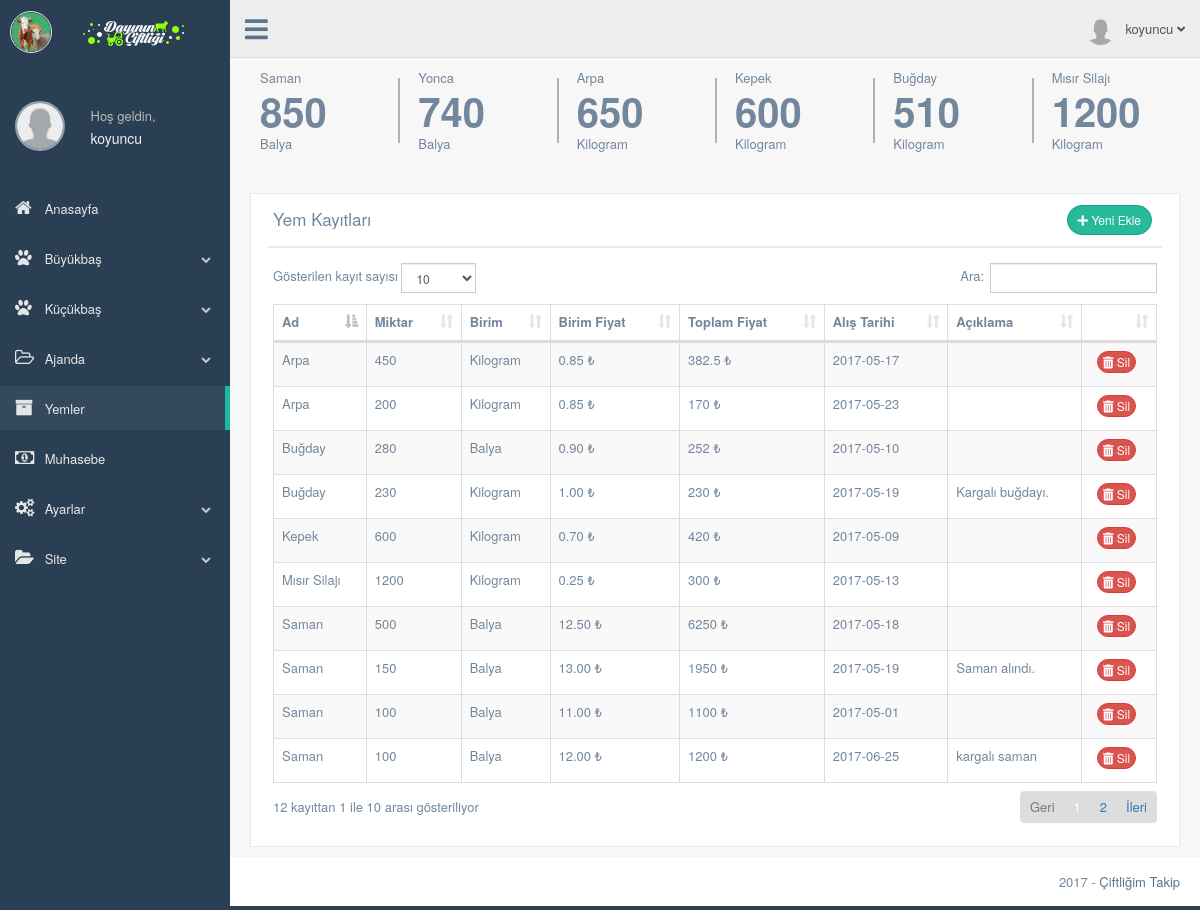
Screenshot of /production/yem.php (signed in) with the database file from the repository.
### tables this page shows
CREATE TABLE `kullanici` (
  `kullanici_id` int(11) NOT NULL,
  `kullanici_adi` varchar(50) NOT NULL,
  `kullanici_sifre` varchar(50) NOT NULL,
  `kullanici_adsoyad` varchar(50) NOT NULL DEFAULT 'Ad Soyad',
  `kullanici_eposta` varchar(50) NOT NULL,
  `kullanici_gorsel` varchar(250) NOT NULL DEFAULT 'images/kullanici/kullanici.png',
  `kullanici_kayittarihi` datetime NOT NULL,
  `kullanici_yetki` int(1) NOT NULL DEFAULT '2',
  `kullanici_durum` int(1) NOT NULL
);

CREATE TABLE `yem` (
  `yem_id` int(2) NOT NULL,
  `kullanici_id` int(11) NOT NULL,
  `yem_adi` varchar(25) NOT NULL,
  `yem_miktari` int(11) NOT NULL,
  `yem_birimi` int(2) NOT NULL
);

CREATE TABLE `birim` (
  `birim_id` int(11) NOT NULL,
  `birim_adi` varchar(25) NOT NULL,
  `birim_aciklama` varchar(1000) NOT NULL
);

CREATE TABLE `yemkayit` (
  `yemkayit_id` int(11) NOT NULL,
  `kullanici_id` int(11) NOT NULL,
  `yemkayit_adi` int(2) NOT NULL,
  `yemkayit_miktari` int(11) NOT NULL,
  `yemkayit_birimi` int(2) NOT NULL,
  `yemkayit_birimfiyati` decimal(10,2) NOT NULL,
  `yemkayit_alistarihi` date NOT NULL,
  `yemkayit_aciklama` varchar(1000) NOT NULL
);

### production/yem.php (the view, shortened to what this page needs)
<?php
    include 'header.php';
    $yemkayitsorgu=$db->prepare("SELECT * FROM yemkayit WHERE kullanici_id=:id");
    $yemkayitsorgu->execute(array(
        'id' => $kullanici_id
        ));
    $yemsorgu=$db->prepare("SELECT * FROM yem WHERE kullanici_id=:id");
    $yemsorgu->execute(array(
        'id' => $kullanici_id
        ));
?>
        <div class="right_col" role="main">
          <div class="row tile_count">
            <?php while ($yemcek=$yemsorgu->fetch(PDO::FETCH_ASSOC)) { ?>
              <div class="col-md-2 col-sm-4 col-xs-6 tile_stats_count">
                <span class="count_top"></i> <?php echo $yemcek['yem_adi']; ?></span>
                <div class="count"><?php echo $yemcek['yem_miktari']; ?></div>
                <span class="count_bottom"><i class="green"></i>
                  <?php
                    $birimsorgu=$db->prepare("SELECT * FROM birim WHERE birim_id=:id");
                    $birimsorgu->execute(array(
                      'id' => $yemcek['yem_birimi']
                      ));
                    $birimcek=$birimsorgu->fetch(PDO::FETCH_ASSOC);
                    echo $birimcek['birim_adi'];
                  ?>
                </span>
              </div>
            <?php } ?>
          </div>
          <div class="">
            <div class="row">
              <div class="col-md-12 col-sm-12 col-xs-12">
                <div class="x_panel">
                  <div class="x_title">
                    <h2>Yem Kayıtları</h2>
                    <div class=" text-right">
                      <a href="yemkayit-ekle.php" class="btn btn-round btn-success btn-sm"><i class="fa fa-plus" aria-hidden="true"></i> Yeni Ekle</a>
                    </div>
                  </div>
                  <div class="x_content">
                    <table id="datatable" class="table table-striped table-bordered">
                      <thead>
                        <tr>
                          <th class="">Ad</th>
                          <th class="">Miktar</th>
                          <th class="">Birim</th>
                          <th class="">Birim Fiyat</th>
                          <th class="">Toplam Fiyat</th>
                          <th class="">Alış Tarihi</th>
                          <th class="">Açıklama</th>
                          <th class=""></th>
                        </tr>
                      </thead>
                      <tbody>
                      <?php while ($yemkayitcek=$yemkayitsorgu->fetch(PDO::FETCH_ASSOC)) { ?>
                        <tr>
                          <td>
                            <?php
                              $yemsorgu=$db->prepare("SELECT * FROM yem WHERE yem_id=:id");
                              $yemsorgu->execute(array(
                                'id' => $yemkayitcek['yemkayit_adi']
                                ));
                              $yemcek=$yemsorgu->fetch(PDO::FETCH_ASSOC);
                              echo $yemcek['yem_adi'];
                            ?>
                          </td>
                          <td><?php echo $yemkayitcek['yemkayit_miktari'] ?></td>
                          <td>
                            <?php
                              $birimsorgu=$db->prepare("SELECT * FROM birim WHERE birim_id=:id");
                              $birimsorgu->execute(array(
                                'id' => $yemkayitcek['yemkayit_birimi']
                                ));
                              $birimcek=$birimsorgu->fetch(PDO::FETCH_ASSOC);
                              echo $birimcek['birim_adi'];
                            ?>
                          </td>
                          <td><?php echo $yemkayitcek['yemkayit_birimfiyati']." ₺"; ?></td>
                          <td><?php echo $yemkayitcek['yemkayit_birimfiyati']*$yemkayitcek['yemkayit_miktari']." ₺"; ?></td>
                          <td><?php echo $yemkayitcek['yemkayit_alistarihi']; ?></td>
                          <td><?php echo $yemkayitcek['yemkayit_aciklama']; ?></td>
                          <td class="text-center">
                            <a href="../../islem.php?yemkayitsil=true&yemkayit_id=<?php echo $yemkayitcek['yemkayit_id']; ?>" class="btn btn-round btn-danger btn-xs"><i class="fa fa-trash-alt" aria-hidden="true"></i> Sil</a>
                          </td>
                        </tr>
                       <?php } ?>
                      </tbody>
                    </table>
                  </div>
                </div>
              </div>
            </div>
          </div>
        </div>
        <?php include 'footer.php'; ?>

### production/header.php (shortened to what this page needs)
<?php
  include '../baglan.php';
  $kullanicisorgu=$db->prepare("SELECT * FROM kullanici WHERE kullanici_adi=:kullanici");
  $kullanicisorgu->execute(array(
        'kullanici' => $_SESSION['kullanici_adi']
      ));
  $kullanicicek=$kullanicisorgu->fetch(PDO::FETCH_ASSOC);
 ?>
<!DOCTYPE html>
<html lang="tr">
  <head>
    <link href="../vendors/bootstrap/dist/css/bootstrap.min.css" rel="stylesheet">
    <link href="../vendors/font-awesome/css/font-awesome.min.css" rel="stylesheet">
    <link rel="stylesheet" href="https://use.fontawesome.com/releases/v5.0.13/css/all.css">
    <link rel="stylesheet" href="css/style-print.css" media="print" type="text/css">
    <link href="../vendors/nprogress/nprogress.css" rel="stylesheet">
    <link href="../vendors/iCheck/skins/flat/green.css" rel="stylesheet">
    <link href="../vendors/malihu-custom-scrollbar-plugin/jquery.mCustomScrollbar.min.css" rel="stylesheet"/>
    <link href="../vendors/datatables.net-bs/css/dataTables.bootstrap.min.css" rel="stylesheet">
    <link href="../vendors/datatables.net-buttons-bs/css/buttons.bootstrap.min.css" rel="stylesheet">
    <link href="../vendors/datatables.net-fixedheader-bs/css/fixedHeader.bootstrap.min.css" rel="stylesheet">
    <link href="../vendors/datatables.net-responsive-bs/css/responsive.bootstrap.min.css" rel="stylesheet">
    <link href="../vendors/datatables.net-scroller-bs/css/scroller.bootstrap.min.css" rel="stylesheet">
    <link href="../build/css/custom.min.css" rel="stylesheet">
    <link href="../build/css/main.css" rel="stylesheet">
  </head>
  <body class="nav-md">
    <div class="container body">
      <div class="main_container">
        <div class="col-md-3 left_col menu_fixed">
          <div class="left_col scroll-view">
            <div class="navbar nav_title" style="border: 0;">
              <a href="index.html" class="site_title"><i class="fa"><img src="../images/eks-genel/eks-logo-ikon.png" width="40px" height="auto" alt=""></i> <span><img src="images/logo.png" style="margin-left:20px"alt=""></span></a>
            </div>
            <?php include 'sidebar.php'; ?>
        <div class="top_nav"  id="yazdirma">
          <div class="nav_menu">
            <nav class="">
              <div class="nav toggle">
                <a id="menu_toggle"><i class="fa fa-bars"></i></a>
              </div>
              <ul class="nav navbar-nav navbar-right">
                <li class="">
                  <a href="javascript:;" class="user-profile dropdown-toggle" data-toggle="dropdown" aria-expanded="false">
                    <img src="<?php echo $kullanicicek['kullanici_gorsel']; ?>" alt=""><?php echo $_SESSION['kullanici_adi'] ?>
                    <span class=" fa fa-angle-down"></span>
                  </a>
                </li>
              </ul>
            </nav>
          </div>
        </div>

### production/sidebar.php (shortened to what this page needs)
<br>
            <div class="profile clearfix">
              <div class="profile_pic text-center" style="margin-top: 25px; ">
                <a href="profil.php"><img src="<?php echo $kullanicicek['kullanici_gorsel']; ?>" alt="" style="width: 50px; height: 50px; max-width: 50px; max-height: 50px; -webkit-border-radius: 50%; -moz-border-radius: 50%; border-radius: 50%; border: 2px solid rgba(255,255,255,0.5);" ></a>
              </div>
              <div class="profile_info">
                <span>Hoş geldin,</span>
                <a href="profil.php"><h2><?php echo $_SESSION['kullanici_adi'] ?></h2></a>
              </div>
              <div class="clearfix"></div>
            </div>
            <br />
            <div id="sidebar-menu" class="main_menu_side hidden-print main_menu">
              <div class="menu_section">
                <ul class="nav side-menu">
                  <li><a href="index.php"><i class="fa fa-home"></i> Anasayfa </a>
                  </li>
                  <li><a><i class="fa fa-paw"></i> Büyükbaş <span class="fa fa-chevron-down"></span></a>
                  </li>
                  <li><a><i class="fa fa-paw"></i> Küçükbaş <span class="fa fa-chevron-down"></span></a>
                  </li>
                  <li><a><i class="fa fa-folder-open-o"></i> Ajanda <span class="fa fa-chevron-down"></span></a>
                  </li>
                  <li><a href="yem.php"><i class="fa fa-archive"></i> Yemler </a>
                  </li>
                  <li><a href="muhasebe.php"><i class="fa fa-money"></i> Muhasebe </a>
                  </li>
                  <li><a><i class="fa fa-cogs"></i> Ayarlar <span class="fa fa-chevron-down"></span></a>
                  </li>
                  <li><a><i class="fa fa-folder-open"></i> Site <span class="fa fa-chevron-down"></span></a>
                  </li>
                </ul>
              </div>
            </div>
          </div>
        </div>

### build/css/main.css (style rules this page uses)
.site_title i { border: 1px solid #EAEAEA; padding: 0px 0px !important; border-radius: 50% }

### rows the page displays
kullanici: kullanici_gorsel (placeholder picture)
yem: yem_adi "Saman", yem_miktari "850", birim.birim_adi "Balya"
yem: yem_adi "Yonca", yem_miktari "740", birim.birim_adi "Balya"
yem: yem_adi "Arpa", yem_miktari "650", birim.birim_adi "Kilogram"
yem: yem_adi "Kepek", yem_miktari "600", birim.birim_adi "Kilogram"
yem: yem_adi "Buğday", yem_miktari "510", birim.birim_adi "Kilogram"
yem: yem_adi "Mısır Silajı", yem_miktari "1200", birim.birim_adi "Kilogram"
yemkayit: yem.yem_adi "Saman", yemkayit_miktari "500", birim.birim_adi "Balya", yemkayit_birimfiyati "12.50", $yemkayitcek['yemkayit_birimfiyati']*$yemkayitcek['yemkayit_miktari'] "6250", yemkayit_alistarihi "2017-05-18"
yemkayit: yem.yem_adi "Arpa", yemkayit_miktari "450", birim.birim_adi "Kilogram", yemkayit_birimfiyati "0.85", $yemkayitcek['yemkayit_birimfiyati']*$yemkayitcek['yemkayit_miktari'] "382.5", yemkayit_alistarihi "2017-05-17"
yemkayit: yem.yem_adi "Kepek", yemkayit_miktari "600", birim.birim_adi "Kilogram", yemkayit_birimfiyati "0.70", $yemkayitcek['yemkayit_birimfiyati']*$yemkayitcek['yemkayit_miktari'] "420", yemkayit_alistarihi "2017-05-09"
yemkayit: yem.yem_adi "Buğday", yemkayit_miktari "280", birim.birim_adi "Balya", yemkayit_birimfiyati "0.90", $yemkayitcek['yemkayit_birimfiyati']*$yemkayitcek['yemkayit_miktari'] "252", yemkayit_alistarihi "2017-05-10"
yemkayit: yem.yem_adi "Mısır Silajı", yemkayit_miktari "1200", birim.birim_adi "Kilogram", yemkayit_birimfiyati "0.25", $yemkayitcek['yemkayit_birimfiyati']*$yemkayitcek['yemkayit_miktari'] "300", yemkayit_alistarihi "2017-05-13"
yemkayit: yem.yem_adi "Saman", yemkayit_miktari "150", birim.birim_adi "Balya", yemkayit_birimfiyati "13.00", $yemkayitcek['yemkayit_birimfiyati']*$yemkayitcek['yemkayit_miktari'] "1950", yemkayit_alistarihi "2017-05-19", yemkayit_aciklama "Saman alındı."
yemkayit: yem.yem_adi "Buğday", yemkayit_miktari "230", birim.birim_adi "Kilogram", yemkayit_birimfiyati "1.00", yemkayit_alistarihi "2017-05-19", yemkayit_aciklama "Kargalı buğdayı."
yemkayit: yem.yem_adi "Saman", yemkayit_miktari "100", birim.birim_adi "Balya", yemkayit_birimfiyati "11.00", $yemkayitcek['yemkayit_birimfiyati']*$yemkayitcek['yemkayit_miktari'] "1100", yemkayit_alistarihi "2017-05-01"
yemkayit: yem.yem_adi "Arpa", yemkayit_miktari "200", birim.birim_adi "Kilogram", yemkayit_birimfiyati "0.85", $yemkayitcek['yemkayit_birimfiyati']*$yemkayitcek['yemkayit_miktari'] "170", yemkayit_alistarihi "2017-05-23"
yemkayit: yem.yem_adi "Saman", yemkayit_miktari "100", birim.birim_adi "Balya", yemkayit_birimfiyati "12.00", $yemkayitcek['yemkayit_birimfiyati']*$yemkayitcek['yemkayit_miktari'] "1200", yemkayit_alistarihi "2017-06-25", yemkayit_aciklama "kargalı saman"

### other values shown
$_SESSION['kullanici_adi'] "koyuncu"
